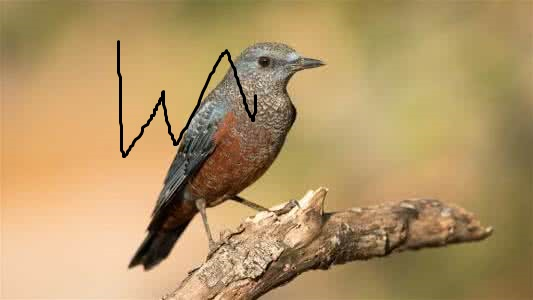
#> input picture background/testdata/birdtest.jpg, 533 x 300 px
$ python test.py
#> lines starting #> are read from the running program, lines starting #| are printed output that depends on the picture
### background/phashfunc.py
import cv2
import numpy as np
import collections

# [8 lines left out: function flatten, not called in this run]

def pHash(imgfile):
    """get image pHash value"""
#> called with imgfile = './testdata/birdtest.jpg'
    img = cv2.imread(imgfile, 0)
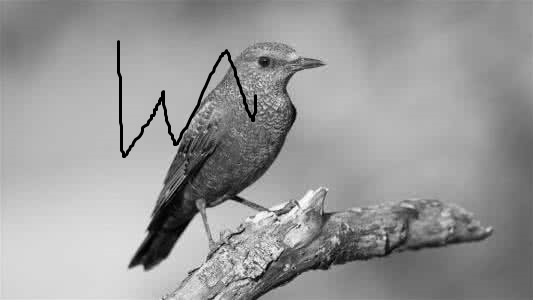
#> img: shape (300, 533); min 0, max 255, mean 152.6
    img = cv2.resize(img, (64, 64), interpolation=cv2.INTER_CUBIC)
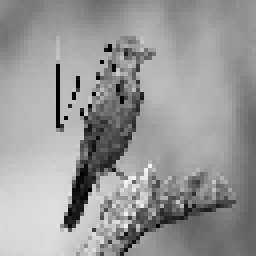
#> img: shape (64, 64) (shown 4 times larger); min 0, max 246, mean 152

    h, w = img.shape[:2]
#> h = 64; w = 64
    vis0 = np.zeros((h,w), np.float32)
    vis0[:h,:w] = img

    vis1 = cv2.dct(cv2.dct(vis0))
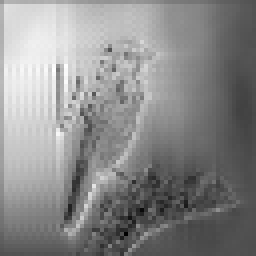
#> vis1: shape (64, 64) float32 (shown 4 times larger); min -160.2, max 356, mean 119.3; drawn with min black and max white
#> (the run stopped early here; a loop or call above may not have finished)
